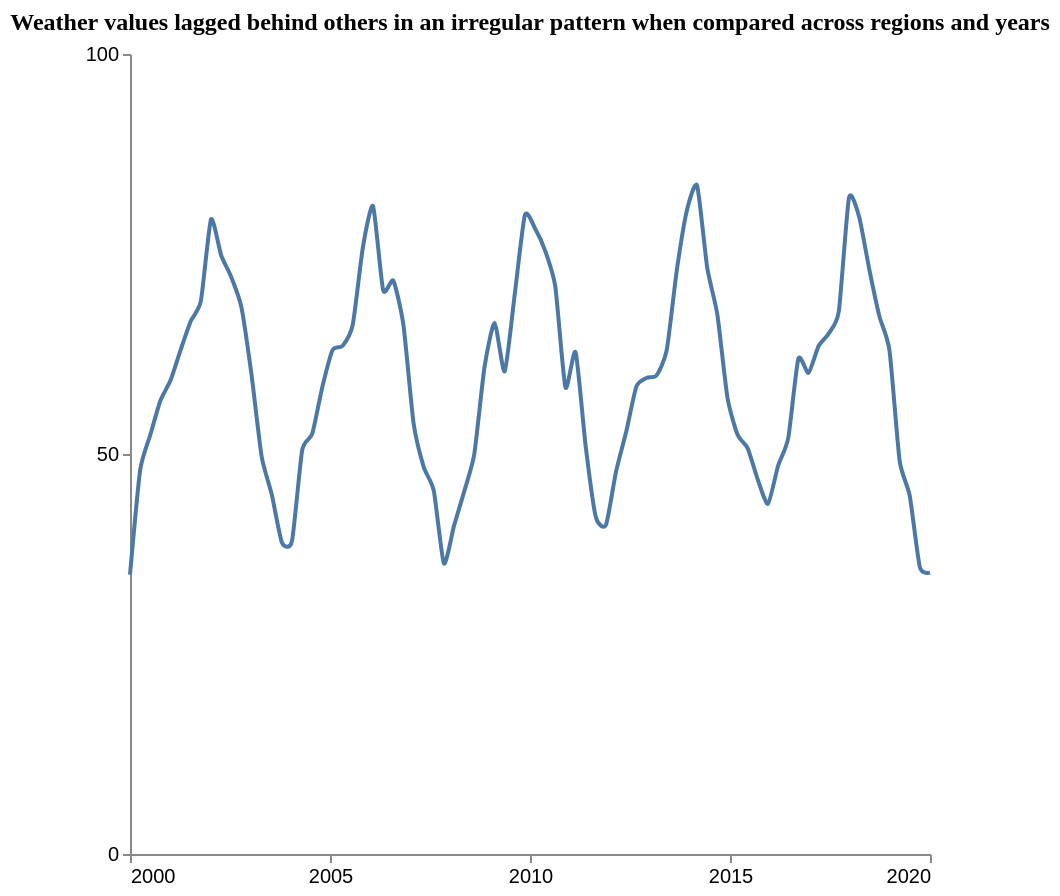

Here is the Vega-Lite specification saved for this chart:
### Vega-Lite specification from a JSON file in a GitHub repository (floating-point values rounded to 4 significant figures)
{"$schema": "https://vega.github.io/schema/vega-lite/v5.json", "description": "Pattern: Periodic", "data": {"values": [{"X": 2000.0, "Y": 34.92}, {"X": 2000.0, "Y": 47.95}, {"X": 2001.0, "Y": 52.37}, {"X": 2001.0, "Y": 56.66}, {"X": 2001.0, "Y": 59.21}, {"X": 2001.0, "Y": 63.01}, {"X": 2002.0, "Y": 66.62}, {"X": 2002.0, "Y": 69.13}, {"X": 2002.0, "Y": 79.33}, {"X": 2002.0, "Y": 74.85}, {"X": 2003.0, "Y": 72.11}, {"X": 2003.0, "Y": 68.36}, {"X": 2003.0, "Y": 59.9}, {"X": 2003.0, "Y": 49.69}, {"X": 2004.0, "Y": 44.92}, {"X": 2004.0, "Y": 38.94}, {"X": 2004.0, "Y": 39.16}, {"X": 2004.0, "Y": 50.47}, {"X": 2005.0, "Y": 52.54}, {"X": 2005.0, "Y": 58.42}, {"X": 2005.0, "Y": 62.99}, {"X": 2005.0, "Y": 63.53}, {"X": 2006.0, "Y": 66.19}, {"X": 2006.0, "Y": 75.86}, {"X": 2006.0, "Y": 80.99}, {"X": 2006.0, "Y": 70.46}, {"X": 2007.0, "Y": 71.67}, {"X": 2007.0, "Y": 66.14}, {"X": 2007.0, "Y": 53.88}, {"X": 2007.0, "Y": 48.38}, {"X": 2008.0, "Y": 45.41}, {"X": 2008.0, "Y": 36.31}, {"X": 2008.0, "Y": 41.04}, {"X": 2008.0, "Y": 45.3}, {"X": 2009.0, "Y": 50.01}, {"X": 2009.0, "Y": 60.8}, {"X": 2009.0, "Y": 66.39}, {"X": 2009.0, "Y": 60.33}, {"X": 2010.0, "Y": 70.03}, {"X": 2010.0, "Y": 79.88}, {"X": 2010.0, "Y": 78.19}, {"X": 2010.0, "Y": 75.4}, {"X": 2011.0, "Y": 70.91}, {"X": 2011.0, "Y": 58.32}, {"X": 2011.0, "Y": 62.73}, {"X": 2011.0, "Y": 50.94}, {"X": 2012.0, "Y": 42.13}, {"X": 2012.0, "Y": 41.12}, {"X": 2012.0, "Y": 47.82}, {"X": 2012.0, "Y": 52.77}, {"X": 2013.0, "Y": 58.42}, {"X": 2013.0, "Y": 59.51}, {"X": 2013.0, "Y": 59.83}, {"X": 2013.0, "Y": 62.97}, {"X": 2014.0, "Y": 73.0}, {"X": 2014.0, "Y": 80.49}, {"X": 2014.0, "Y": 83.55}, {"X": 2014.0, "Y": 73.3}, {"X": 2015.0, "Y": 67.43}, {"X": 2015.0, "Y": 57.04}, {"X": 2015.0, "Y": 52.4}, {"X": 2015.0, "Y": 50.71}, {"X": 2016.0, "Y": 46.77}, {"X": 2016.0, "Y": 43.77}, {"X": 2016.0, "Y": 48.53}, {"X": 2016.0, "Y": 51.99}, {"X": 2017.0, "Y": 61.92}, {"X": 2017.0, "Y": 60.14}, {"X": 2017.0, "Y": 63.5}, {"X": 2017.0, "Y": 65.07}, {"X": 2018.0, "Y": 67.87}, {"X": 2018.0, "Y": 82.05}, {"X": 2018.0, "Y": 79.65}, {"X": 2018.0, "Y": 73.12}, {"X": 2019.0, "Y": 67.24}, {"X": 2019.0, "Y": 62.94}, {"X": 2019.0, "Y": 49.17}, {"X": 2019.0, "Y": 44.78}, {"X": 2020.0, "Y": 35.83}, {"X": 2020.0, "Y": 35.18}]}, "mark": {"type": "line", "interpolate": "cardinal", "tension": 0.4}, "encoding": {"x": {"field": "X", "type": "quantitative", "title": "", "axis": {"grid": false, "format": "d", "values": [2000, 2005, 2010, 2015, 2020], "tickSize": 4}, "scale": {"domain": [2000, 2020]}}, "y": {"field": "Y", "type": "quantitative", "title": "", "axis": {"grid": false, "format": "d", "values": [0, 50, 100], "tickSize": 4, "tickOpacity": 1}, "scale": {"domain": [0, 100]}}}, "title": {"text": "Weather values lagged behind others in an irregular pattern when compared across regions and years", "anchor": "middle", "font": "Tahoma", "fontSize": 12}, "config": {"lineBreak": "^", "view": {"stroke": null}}, "height": 400, "width": 400, "autosize": "pad"}
